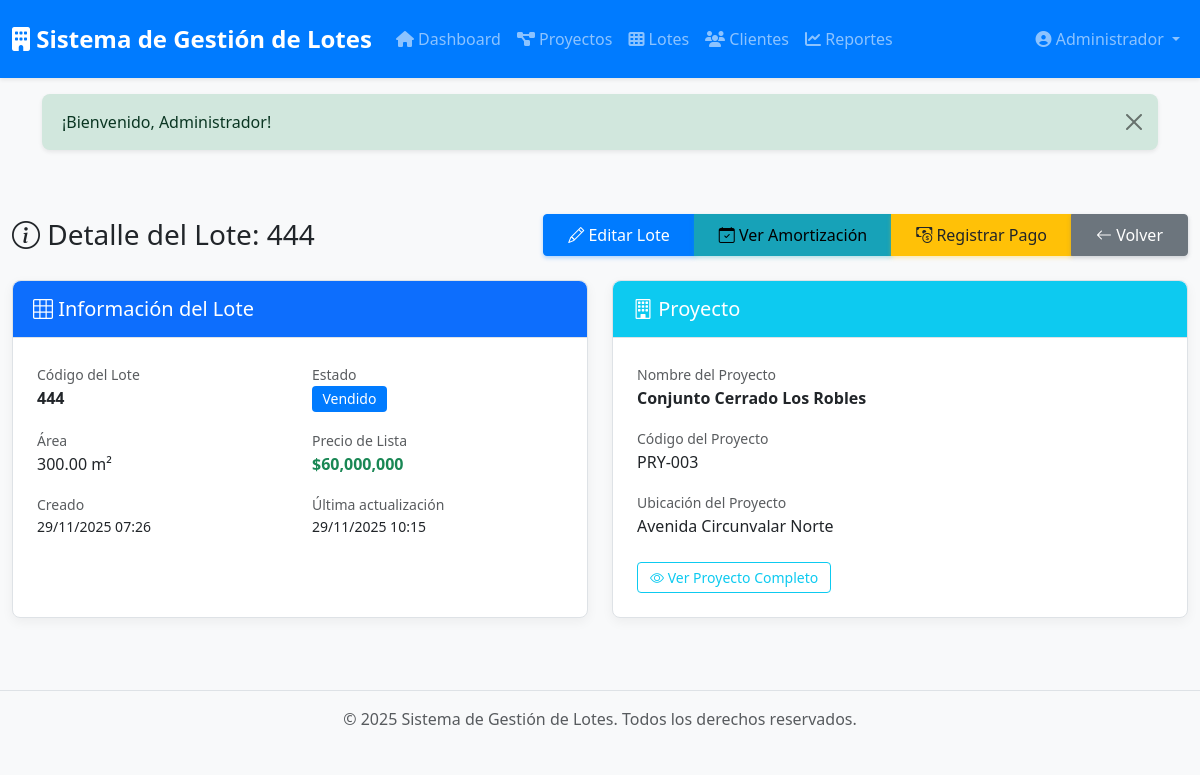
The app's page /lotes/show/2 (signed in) with its own data.
### tables this page shows
CREATE TABLE `lotes` (
  `id` int(10) UNSIGNED NOT NULL,
  `proyecto_id` int(10) UNSIGNED NOT NULL,
  `codigo_lote` varchar(20) NOT NULL COMMENT 'Código del lote dentro del proyecto',
  `manzana` varchar(10) DEFAULT NULL COMMENT 'Manzana o sector',
  `ubicacion` varchar(255) DEFAULT NULL,
  `area_m2` decimal(10,2) NOT NULL COMMENT 'Área en metros cuadrados',
  `precio_lista` decimal(15,2) NOT NULL COMMENT 'Precio de lista del lote',
  `precio_venta` decimal(15,2) DEFAULT NULL COMMENT 'Precio real de venta (si difiere)',
  `cuota_inicial` decimal(15,2) DEFAULT NULL,
  `monto_financiado` decimal(15,2) DEFAULT NULL,
  `tasa_interes` decimal(5,2) DEFAULT NULL,
  `numero_cuotas` int(11) DEFAULT NULL,
  `fecha_inicio_amortizacion` date DEFAULT NULL,
  `estado` enum('disponible','reservado','vendido','bloqueado') NOT NULL DEFAULT 'disponible',
  `cliente_id` int(10) UNSIGNED DEFAULT NULL COMMENT 'Cliente dueño (si está vendido)',
  `vendedor_id` int(10) UNSIGNED DEFAULT NULL,
  `fecha_venta` date DEFAULT NULL,
  `observaciones` text DEFAULT NULL,
  `descripcion` text DEFAULT NULL,
  `created_at` timestamp NULL DEFAULT current_timestamp(),
  `updated_at` timestamp NULL DEFAULT current_timestamp() ON UPDATE current_timestamp()
);

CREATE TABLE `proyectos` (
  `id` int(10) UNSIGNED NOT NULL,
  `codigo` varchar(20) NOT NULL COMMENT 'Código único del proyecto',
  `nombre` varchar(150) NOT NULL,
  `ubicacion` varchar(255) DEFAULT NULL,
  `descripcion` text DEFAULT NULL,
  `estado` enum('activo','completado','pausado','cancelado') DEFAULT 'activo',
  `fecha_inicio` date DEFAULT NULL,
  `fecha_finalizacion` date DEFAULT NULL,
  `total_lotes` int(10) UNSIGNED DEFAULT 0 COMMENT 'Total de lotes en el proyecto',
  `observaciones` text DEFAULT NULL,
  `created_at` timestamp NULL DEFAULT current_timestamp(),
  `updated_at` timestamp NULL DEFAULT current_timestamp() ON UPDATE current_timestamp()
);

### app/Views/lotes/show.php (the view, shortened to what the rows shown need)
<div class="container-fluid py-4">
    <div class="d-flex justify-content-between align-items-center mb-4">
        <h1 class="h3 mb-0">
            <i class="bi bi-info-circle"></i> Detalle del Lote: <?= htmlspecialchars($lote['codigo_lote']) ?>
        </h1>
        <div class="btn-group" role="group">
            <?php if (can('editar_lotes')): ?>
            <a href="/lotes/edit/<?= $lote['id'] ?>" class="btn btn-primary">
                <i class="bi bi-pencil"></i> Editar Lote
            </a>
            <?php endif; ?>
            <?php if ($lote['estado'] === 'vendido'): ?>
                <?php if ($lote['tiene_amortizacion'] > 0): ?>
                    <a href="/lotes/amortizacion/show/<?= $lote['id'] ?>" class="btn btn-info">
                        <i class="bi bi-calendar-check"></i> Ver Amortización
                    </a>
                    <?php if (can('registrar_pagos')): ?>
                    <a href="/lotes/pago/create/<?= $lote['id'] ?>" class="btn btn-warning">
                        <i class="bi bi-cash-coin"></i> Registrar Pago
                    </a>
                    <?php endif; ?>
                <?php endif; ?>
            <?php endif; ?>
            <a href="/lotes" class="btn btn-secondary">
                <i class="bi bi-arrow-left"></i> Volver
            </a>
        </div>
    </div>
    <div class="row">
        <div class="col-lg-6 mb-4">
            <div class="card h-100">
                <div class="card-header bg-primary text-white">
                    <h5 class="mb-0"><i class="bi bi-grid-3x3"></i> Información del Lote</h5>
                </div>
                <div class="card-body">
                    <div class="row mb-3">
                        <div class="col-6">
                            <label class="text-muted small">Código del Lote</label>
                            <p class="fw-bold mb-0"><?= htmlspecialchars($lote['codigo_lote']) ?></p>
                        </div>
                        <div class="col-6">
                            <label class="text-muted small">Estado</label>
                            <p class="mb-0">
                                <?php
                                $badgeClass = [
                                    'disponible' => 'bg-success',
                                    'reservado' => 'bg-warning text-dark',
                                    'vendido' => 'bg-primary',
                                    'bloqueado' => 'bg-secondary'
                                ];
                                $class = $badgeClass[$lote['estado']] ?? 'bg-secondary';
                                ?>
                                <span class="badge <?= $class ?>">
                                    <?= ucfirst($lote['estado']) ?>
                                </span>
                            </p>
                        </div>
                    </div>
                    <div class="row mb-3">
                        <div class="col-6">
                            <label class="text-muted small">Área</label>
                            <p class="mb-0"><?= number_format($lote['area_m2'], 2) ?> m²</p>
                        </div>
                        <div class="col-6">
                            <label class="text-muted small">Precio de Lista</label>
                            <p class="mb-0 fw-bold text-success">$<?= number_format($lote['precio_lista'], 0) ?></p>
                        </div>
                    </div>
                    <div class="row">
                        <div class="col-6">
                            <label class="text-muted small">Creado</label>
                            <p class="mb-0 small"><?= date('d/m/Y H:i', strtotime($lote['created_at'])) ?></p>
                        </div>
                        <div class="col-6">
                            <label class="text-muted small">Última actualización</label>
                            <p class="mb-0 small"><?= date('d/m/Y H:i', strtotime($lote['updated_at'])) ?></p>
                        </div>
                    </div>
                </div>
            </div>
        </div>
        <div class="col-lg-6 mb-4">
            <div class="card h-100">
                <div class="card-header bg-info text-white">
                    <h5 class="mb-0"><i class="bi bi-building"></i> Proyecto</h5>
                </div>
                <div class="card-body">
                    <div class="mb-3">
                        <label class="text-muted small">Nombre del Proyecto</label>
                        <p class="fw-bold mb-0"><?= htmlspecialchars($lote['proyecto_nombre']) ?></p>
                    </div>
                    <div class="mb-3">
                        <label class="text-muted small">Código del Proyecto</label>
                        <p class="mb-0"><?= htmlspecialchars($lote['proyecto_codigo']) ?></p>
                    </div>
                    <?php if (!empty($lote['proyecto_ubicacion'])): ?>
                        <div class="mb-3">
                            <label class="text-muted small">Ubicación del Proyecto</label>
                            <p class="mb-0"><?= htmlspecialchars($lote['proyecto_ubicacion']) ?></p>
                        </div>
                    <?php endif; ?>
                    <div class="mt-4">
                        <a href="/proyectos/show/<?= $lote['proyecto_id'] ?>" class="btn btn-outline-info btn-sm">
                            <i class="bi bi-eye"></i> Ver Proyecto Completo
                        </a>
                    </div>
                </div>
            </div>
        </div>
    </div>
</div>

### core/Router.php (shortened to what the rows shown need)
<?php
class Router
{
    private $routes = [];
    public function __construct($baseUrl = '')
    {
        $this->baseUrl = rtrim($baseUrl, '/');
    }
    private function addRoute($method, $uri, $handler)
    {
        $uri = '/' . trim($uri, '/');
        $this->routes[] = [
            'method' => $method,
            'uri' => $uri,
            'handler' => $handler,
            'pattern' => $this->convertUriToPattern($uri)
        ];
    }
    private function convertUriToPattern($uri)
    {
        $pattern = preg_replace('/\{([a-z_]+)\}/', '([^/]+)', $uri);
        return '#^' . $pattern . '$#';
    }
    public function dispatch()
    {
        $requestMethod = $_SERVER['REQUEST_METHOD'];
        $requestUri = $this->getRequestUri();
        foreach ($this->routes as $route) {
            if ($route['method'] !== $requestMethod) {
                continue;
            }
            if (preg_match($route['pattern'], $requestUri, $matches)) {
                array_shift($matches);
                return $this->callHandler($route['handler'], $matches);
            }
        }
    }
    private function getRequestUri()
    {
        $uri = parse_url($_SERVER['REQUEST_URI'], PHP_URL_PATH);
        return '/' . trim($uri, '/');
    }
    private function callHandler($handler, $params = [])
    {
        if (is_string($handler) && strpos($handler, '@') !== false) {
            list($controller, $method) = explode('@', $handler);
            $controllerInstance = new $controllerClass();
            return call_user_func_array([$controllerInstance, $method], $params);
        }
        throw new Exception("Invalid route handler");
    }
}

### records on screen
lotes: codigo_lote "444", estado "Vendido", area_m2 "300.00", precio_lista "60,000,000", created_at "29/11/2025 07:26", updated_at "29/11/2025 10:15", proyecto.nombre "Conjunto Cerrado Los Robles", proyecto.codigo "PRY-003", proyecto.ubicacion "Avenida Circunvalar Norte"
